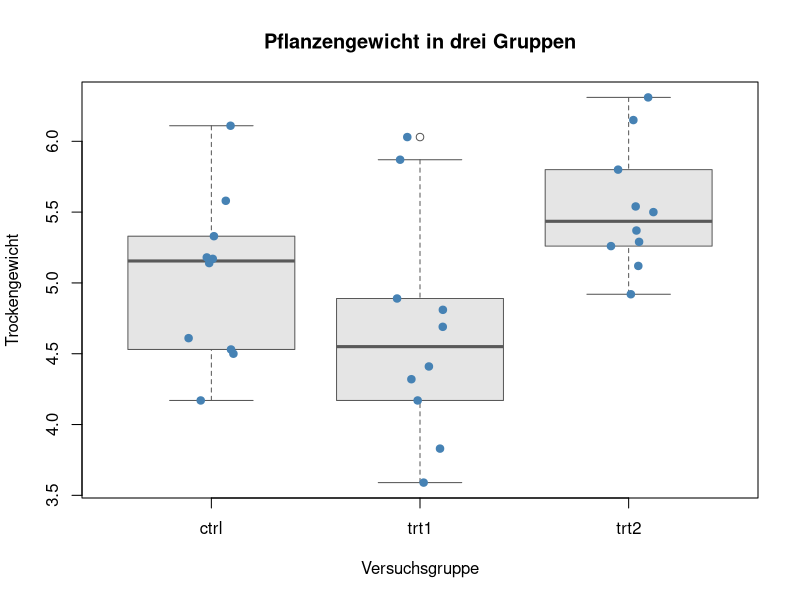
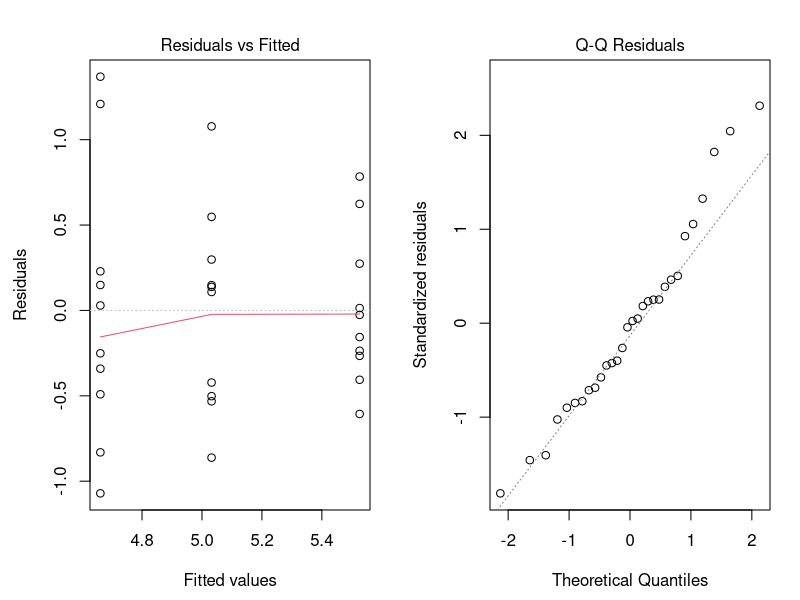

Here is the R script that generated these plots, in order:
## ---- chunk 1
#| label: daten-vorbereiten

data("PlantGrowth", package = "datasets")
pflanzen <- PlantGrowth

str(pflanzen)
head(pflanzen)
summary(pflanzen)
colSums(is.na(pflanzen))
## ---- chunk 2
#| label: deskriptive-statistik

anzahl <- aggregate(weight ~ group, data = pflanzen, FUN = length)
mittelwerte <- aggregate(weight ~ group, data = pflanzen, FUN = mean)
streuungen <- aggregate(weight ~ group, data = pflanzen, FUN = sd)

deskriptiv <- data.frame(
  Gruppe = anzahl$group,
  n = anzahl$weight,
  Mittelwert = round(mittelwerte$weight, 3),
  SD = round(streuungen$weight, 3)
)
deskriptiv
## ---- chunk 3
#| label: fig-boxplot
#| fig-cap: "Trockengewicht nach Versuchsgruppe. Die Punkte zeigen einzelne Beobachtungen."
#| fig-width: 8
#| fig-height: 5

set.seed(123)
boxplot(weight ~ group, data = pflanzen,
        col = "gray90", border = "gray35",
        xlab = "Versuchsgruppe", ylab = "Trockengewicht",
        main = "Pflanzengewicht in drei Gruppen")
stripchart(weight ~ group, data = pflanzen,
           vertical = TRUE, method = "jitter", jitter = 0.12,
           pch = 19, col = "steelblue", add = TRUE)
## ---- chunk 4
#| label: anova-modell

modell <- aov(weight ~ group, data = pflanzen)
anova_tabelle <- summary(modell)[[1]]
anova_tabelle
## ---- chunk 5
#| label: anova-kennzahlen

f_wert <- anova_tabelle[1, "F value"]
p_wert <- anova_tabelle[1, "Pr(>F)"]
df1 <- anova_tabelle[1, "Df"]
df2 <- anova_tabelle[2, "Df"]

c(F = f_wert, df_zwischen = df1,
  df_innerhalb = df2, p = p_wert)
## ---- chunk 6
#| label: fig-diagnostik
#| fig-cap: "Modelldiagnostik: Residuen gegen vorhergesagte Werte und Normal-Q-Q-Diagramm."
#| fig-width: 10
#| fig-height: 4.5

alte_grafikparameter <- par(no.readonly = TRUE)
par(mfrow = c(1, 2), mar = c(4.5, 4.5, 3, 1.5))
plot(modell, which = 1, id.n = 0)
plot(modell, which = 2, id.n = 0)
par(alte_grafikparameter)
## ---- chunk 7
#| label: varianzhomogenitaet

fligner.test(weight ~ group, data = pflanzen)
## ---- chunk 8
#| label: welch-alternative

oneway.test(weight ~ group, data = pflanzen,
            var.equal = FALSE)
## ---- chunk 9
#| label: tukey-posthoc

tukey <- TukeyHSD(modell, which = "group")
tukey
## ---- chunk 10
#| label: effektgroesse

ss_zwischen <- anova_tabelle[1, "Sum Sq"]
ss_fehler <- anova_tabelle[2, "Sum Sq"]
eta2 <- ss_zwischen / (ss_zwischen + ss_fehler)
round(eta2, 3)
